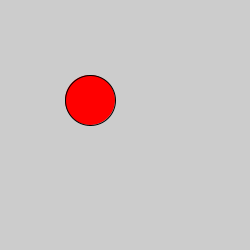
Frame 1 (no input)
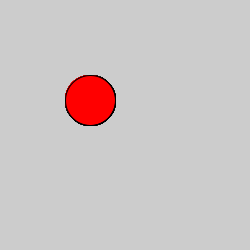
Frame 60 (the mouse pressed at the canvas centre just before this capture)
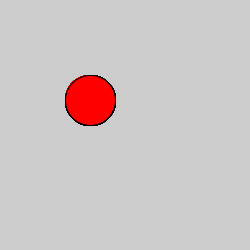
Frame 120 (the mouse held since frame 60 and released just before this capture)

The Processing sketch that drew these frames (run headless with seeded random() and noise(); from frame 60 on, the mouse is pressed at the canvas centre):

// Processing sketch: processing_127016
// ── processing_127016.pde


void setup() {  //setup function called initially, only once
  size(250, 250);

 
}

void draw() {  //draw function loops  ellipse(100, 100, 100, 50);
  fill(255,0,0);
ellipse(90, 100, 50, 50);



}
